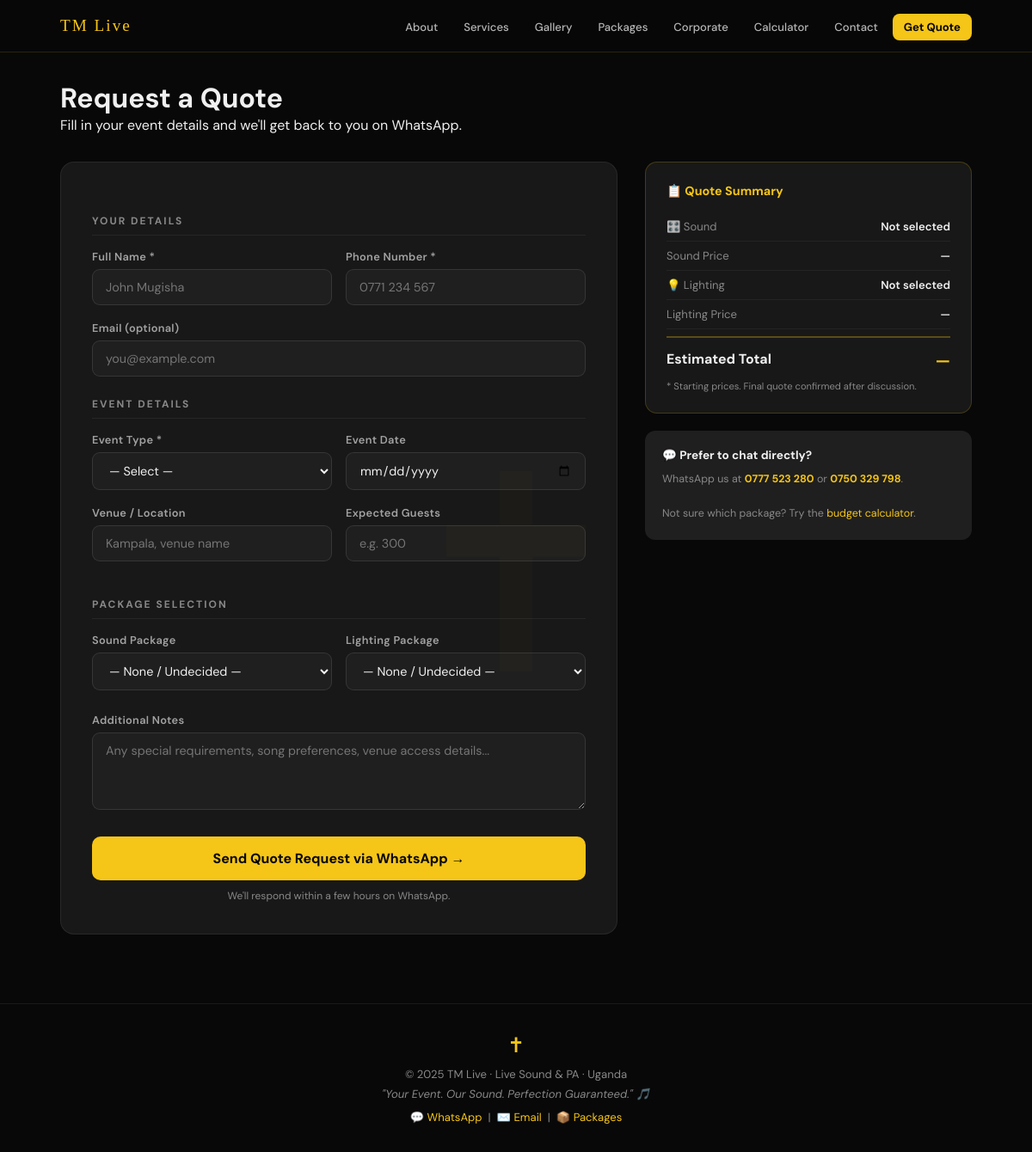
The page /quote/ on the database its author committed.
### catalogue/models.py (models this page shows, shortened)
class SiteSettings(models.Model):
    site_name     = models.CharField(max_length=100, default="TM Live")
    tagline       = models.CharField(max_length=200, default="Your Event. Our Sound. Perfection Guaranteed.")
    logo          = models.ImageField(upload_to=logo_upload_path, blank=True, null=True,
                                      help_text="Logo shown in the hero circle")
    hero_image    = models.ImageField(upload_to=hero_upload_path, blank=True, null=True,
                                      help_text="Background image for the hero section (optional)")
    hero_line1    = models.CharField(max_length=60, default="YOUR EVENT",
                                     help_text="First cycling headline line")
    hero_line2    = models.CharField(max_length=60, default="OUR SOUND",
                                     help_text="Second cycling headline line")
    hero_line3    = models.CharField(max_length=60, default="PERFECTION",
                                     help_text="Third cycling headline line")
    hero_line4    = models.CharField(max_length=60, default="GUARANTEED",
                                     help_text="Fourth cycling headline line")
    hero_verse    = models.CharField(max_length=300,
                                     default="Professional Sound. Honouring Your Faith. Glorifying Christ.",
                                     help_text="Small italic text above the headline")
    phone_calls   = models.CharField(max_length=30, default="+256704995334",
                                     help_text="Primary phone (calls)")
    phone_wa1     = models.CharField(max_length=30, default="+256777523280",
                                     help_text="WhatsApp number 1")
    phone_wa2     = models.CharField(max_length=30, default="+256750329798",
                                     help_text="WhatsApp number 2 (leave blank to hide)")
    email         = models.EmailField(default="tmlive256@gmail.com")
    location      = models.CharField(max_length=100, default="Uganda")
    vision_title  = models.CharField(max_length=200,
                                     default="Professional Sound. Honouring Your Faith. Glorifying Christ.")
    vision_body   = models.TextField(
        default=(
            "TM Live is a Trusted PA System and Live Sound Provider Company committed to delivering "
            "exceptional audio experiences with Professionalism, Integrity, and Excellence. Whether "
            "you're hosting a celebration, a corporate gathering, a church event, or a community "
            "function, we provide reliable sound solutions tailored to your event's needs.\n\n"
            "Our foundation is rooted in Christian values, guiding us to serve every client with "
            "honesty, respect, and a commitment to excellence. Honouring both your Faith and Christ.\n\n"
            "We believe every event deserves sound that is clear, engaging, and memorable. 🎶"
        ),
        help_text="Supports line breaks. Use **bold** for emphasis."
    )
    footer_note   = models.CharField(max_length=300,
                                     default="© 2025 TM Live · Live Sound & PA · Uganda",
                                     blank=True)
    class Meta:
        verbose_name = "Site Settings"
        verbose_name_plural = "Site Settings"
    @classmethod
    def get(cls):
        obj, _ = cls.objects.get_or_create(pk=1)
        return obj
    def wa1_digits(self):
        return ''.join(c for c in self.phone_wa1 if c.isdigit())

### catalogue/views.py (the view, shortened to what this page needs)
# urls.py: path('quote/', views.request_quote, name='request_quote'),
def request_quote(request):
    s = SiteSettings.get()
    sound_packages    = SoundPackage.objects.filter(is_active=True)
    lighting_packages = LightingPackage.objects.filter(is_active=True)
    pre_sound    = request.GET.get('sound')
    pre_lighting = request.GET.get('lighting')
    return render(request, 'catalogue/request_quote.html', {
        's': s,
        'sound_packages':    sound_packages,
        'lighting_packages': lighting_packages,
        'pre_sound':    pre_sound,
        'pre_lighting': pre_lighting,
    })

### catalogue/context_processors.py (called while the page is built)
def site_settings(request):
    return {'s': SiteSettings.get()}

### catalogue/templates/catalogue/request_quote.html (shortened to what this page needs)
{% extends 'catalogue/base.html' %}
{% block content %}
<div style="margin-bottom: 32px;">
  <h1 class="section-heading">Request a <span class="accent">Quote</span></h1>
  <p class="section-sub">Fill in your event details and we'll get back to you on WhatsApp.</p>
</div>
<div class="quote-layout">
  <div>
    <form method="POST" class="quote-form-card" id="quoteForm">
      <div class="form-section-title">Your Details</div>
      <div class="form-row">
        <div class="form-group">
          <label>Full Name *</label>
          <input type="text" name="client_name" class="form-control" required placeholder="John Mugisha">
        </div>
        <div class="form-group">
          <label>Phone Number *</label>
          <input type="tel" name="client_phone" class="form-control" required placeholder="0771 234 567">
        </div>
      </div>
      <div class="form-group">
        <label>Email (optional)</label>
        <input type="email" name="client_email" class="form-control" placeholder="you@example.com">
      </div>
      <div class="form-section-title">Event Details</div>
      <div class="form-row">
        <div class="form-group">
          <label>Event Type *</label>
          <select name="event_type" class="form-control" required>
            <option value="">— Select —</option>
          </select>
        </div>
        <div class="form-group">
          <label>Event Date</label>
          <input type="date" name="event_date" class="form-control">
        </div>
      </div>
      <div class="form-row">
        <div class="form-group">
          <label>Venue / Location</label>
          <input type="text" name="venue" class="form-control" placeholder="Kampala, venue name">
        </div>
        <div class="form-group">
          <label>Expected Guests</label>
          <input type="number" name="guest_count" class="form-control" placeholder="e.g. 300" min="1">
        </div>
      </div>
      <div class="form-section-title">Package Selection</div>
      <div class="form-row">
        <div class="form-group">
          <label>Sound Package</label>
          <select name="sound_package" class="form-control" id="soundSelect" onchange="updateSummary()">
            <option value="">— None / Undecided —</option>
          </select>
        </div>
        <div class="form-group">
          <label>Lighting Package</label>
          <select name="lighting_package" class="form-control" id="lightingSelect" onchange="updateSummary()">
            <option value="">— None / Undecided —</option>
          </select>
        </div>
      </div>
      <div class="form-group" style="margin-top:8px;">
        <label>Additional Notes</label>
        <textarea name="notes" class="form-control" placeholder="Any special requirements, song preferences, venue access details..."></textarea>
      </div>
      <button type="submit" class="btn btn-gold" style="width:100%; justify-content:center; margin-top:8px; padding:15px; font-size:1rem;">
        Send Quote Request via WhatsApp →
      </button>
      <p style="text-align:center; font-size:0.75rem; color:var(--grey); margin-top:10px;">We'll respond within a few hours on WhatsApp.</p>
    </form>
  </div>
  <div class="side-panel">
    <div class="summary-card">
      <h3>📋 Quote Summary</h3>
      <div class="summary-item">
        <span class="summary-label">🎛️ Sound</span>
        <span class="summary-value" id="summarySound">Not selected</span>
      </div>
      <div class="summary-item">
        <span class="summary-label">Sound Price</span>
        <span class="summary-value" id="summarySoundPrice">—</span>
      </div>
      <div class="summary-item">
        <span class="summary-label">💡 Lighting</span>
        <span class="summary-value" id="summaryLighting">Not selected</span>
      </div>
      <div class="summary-item">
        <span class="summary-label">Lighting Price</span>
        <span class="summary-value" id="summaryLightingPrice">—</span>
      </div>
      <div class="summary-total">
        <span>Estimated Total</span>
        <span class="amount" id="summaryTotal">—</span>
      </div>
      <p style="font-size:0.7rem; color:var(--grey); margin-top:10px;">* Starting prices. Final quote confirmed after discussion.</p>
    </div>
    <div class="help-box">
      <h4>💬 Prefer to chat directly?</h4>
      <p>
        WhatsApp us at <a href="https://wa.me/256777523280"><strong>0777 523 280</strong></a> or
        <a href="https://wa.me/256750329798"><strong>0750 329 798</strong></a>.<br><br>
        Not sure which package? Try the <a href="{% url 'catalogue:budget_calculator' %}">budget calculator</a>.
      </p>
    </div>
  </div>
</div>
{% endblock %}

### catalogue/templates/catalogue/base.html (shortened to what this page needs)
{% load static %}
<!DOCTYPE html>
<html lang="en">
<head>
</head>
<body>
  <nav>
    <div class="nav-inner">
      <a href="{% url 'catalogue:home' %}" class="nav-logo">{{ s.site_name|default:"TM Live" }}</a>
      <ul class="nav-links">
        <li><a href="{% url 'catalogue:home' %}#about">About</a></li>
        <li><a href="{% url 'catalogue:home' %}#services">Services</a></li>
        <li><a href="{% url 'catalogue:home' %}#gallery">Gallery</a></li>
        <li><a href="{% url 'catalogue:catalogue' %}">Packages</a></li>
        <li><a href="{% url 'catalogue:corporate' %}">Corporate</a></li>
        <li><a href="{% url 'catalogue:budget_calculator' %}">Calculator</a></li>
        <li><a href="{% url 'catalogue:home' %}#contact">Contact</a></li>
        <li><a href="{% url 'catalogue:request_quote' %}" class="nav-cta">Get Quote</a></li>
      </ul>
    </div>
  </nav>
  {% block full_page %}
  <div class="page-content">
    {% block content %}{% endblock %}
  </div>
  {% endblock %}
  <footer>
    <span class="cross">&#x271D;&#xFE0E;</span>
    <p>{{ s.footer_note|default:"© 2025 TM Live · Live Sound & PA · Uganda" }}</p>
    <p style="margin-top:6px; font-style:italic;">"{{ s.tagline|default:"Your Event. Our Sound. Perfection Guaranteed." }}" 🎵</p>
    <p style="margin-top:10px;">
      <a href="https://wa.me/{{ s.wa1_digits }}">💬 WhatsApp</a> &nbsp;|&nbsp;
      <a href="mailto:{{ s.email }}">✉️ Email</a> &nbsp;|&nbsp;
      <a href="{% url 'catalogue:catalogue' %}">📦 Packages</a>
    </p>
  </footer>
</body>
</html>

### catalogue/templates/catalogue/base.html (style rules this page uses)
*, *::before, *::after { box-sizing: border-box; margin: 0; padding: 0; }
:root { --gold: #F5C518; --gold2: #c9a010; --gold-light: #ffe066; --black: #080808; --dark: #111; --dark2: #181818; --dark3: #1f1f1f; --text: #f0f0f0; --muted: #888; --grey: #888; --radius: 12px; }
html { scroll-behavior: smooth; }
body { background: var(--black); color: var(--text); font-family: 'DM Sans', sans-serif; overflow-x: hidden; }
body::before { content: '\271D'; position: fixed; top: 50%; left: 50%; transform: translate(-50%,-50%); font-size: 320px; color: rgba(245,197,24,0.018); pointer-events: none; z-index: 0; line-height: 1; font-family: Arial, Helvetica, sans-serif; }
nav { position: sticky; top: 0; z-index: 200; background: rgba(8,8,8,0.92); backdrop-filter: blur(12px); border-bottom: 1px solid rgba(245,197,24,0.15); }
.nav-inner { max-width: 1100px; margin: 0 auto; display: flex; align-items: center; justify-content: space-between; height: 60px; padding: 0 20px; }
.nav-logo { font-family: 'Cinzel', serif; font-size: 1.2rem; color: var(--gold); text-decoration: none; letter-spacing: 2px; }
.nav-links { display: flex; gap: 4px; list-style: none; }
.nav-links a { color: rgba(255,255,255,0.7); text-decoration: none; font-size: 0.82rem; font-weight: 500; padding: 7px 13px; border-radius: 8px; transition: all 0.2s; }
.nav-cta { background: var(--gold) !important; color: var(--black) !important; font-weight: 700 !important; }
.btn-gold { display: inline-flex; align-items: center; gap: 8px; padding: 12px 26px; border-radius: 10px; background: var(--gold); color: var(--black); font-weight: 700; font-size: 0.9rem; text-decoration: none; border: none; cursor: pointer; font-family: 'DM Sans', sans-serif; transition: all 0.2s; }
.page-content { max-width: 1100px; margin: 0 auto; padding: 32px 20px 80px; }
.form-control { width: 100%; padding: 11px 15px; background: var(--dark3); border: 1.5px solid rgba(255,255,255,0.1); border-radius: 9px; color: var(--text); font-family: 'DM Sans', sans-serif; font-size: 0.9rem; transition: border-color 0.2s; outline: none; }
.form-control option { background: var(--dark2); }
textarea.form-control { resize: vertical; min-height: 90px; }
.form-group { margin-bottom: 18px; }
.form-group label { display: block; font-size: 0.8rem; font-weight: 600; color: rgba(255,255,255,0.6); margin-bottom: 6px; letter-spacing: 0.3px; }
footer { text-align: center; padding: 32px 20px; border-top: 1px solid rgba(255,255,255,0.07); font-size: 0.82rem; color: var(--muted); }
footer .cross { font-size: 1.5rem; color: var(--gold); display: block; margin-bottom: 10px; }
footer span { color: var(--gold); }
footer a { color: var(--gold); text-decoration: none; }

### catalogue/templates/catalogue/request_quote.html (style rules this page uses)
.quote-layout { display: grid; grid-template-columns: 1fr 380px; gap: 32px; align-items: start; }
.quote-form-card { background: var(--dark2); border: 1px solid rgba(255,255,255,0.07); border-radius: 16px; padding: 36px; }
.form-section-title { font-size: 0.75rem; font-weight: 700; letter-spacing: 2px; text-transform: uppercase; color: var(--grey); margin: 24px 0 16px; padding-bottom: 8px; border-bottom: 1px solid rgba(255,255,255,0.06); }
.form-row { display: grid; grid-template-columns: 1fr 1fr; gap: 16px; }
.side-panel { position: sticky; top: 80px; }
.summary-card { background: var(--dark2); border: 1px solid rgba(245,197,24,0.2); border-radius: 14px; padding: 24px; margin-bottom: 20px; }
.summary-card h3 { font-size: 0.9rem; font-weight: 700; margin-bottom: 16px; color: var(--gold); }
.summary-item { display: flex; justify-content: space-between; padding: 8px 0; border-bottom: 1px solid rgba(255,255,255,0.05); font-size: 0.82rem; }
.summary-label { color: var(--grey); }
.summary-value { font-weight: 600; text-align: right; }
.summary-total { display: flex; justify-content: space-between; padding-top: 14px; margin-top: 8px; border-top: 2px solid rgba(245,197,24,0.3); font-weight: 700; font-size: 1rem; }
.summary-total .amount { color: var(--gold); font-size: 1.2rem; }
.help-box { background: var(--dark3); border-radius: 12px; padding: 20px; }
.help-box h4 { font-size: 0.85rem; margin-bottom: 10px; }
.help-box p { font-size: 0.78rem; color: var(--grey); line-height: 1.6; }
.help-box a { color: var(--gold); text-decoration: none; }

### rows shown on the page
SiteSettings: site_name "TM Live", footer_note "© 2025 TM Live · Live Sound & PA · Uganda", tagline "Your Event. Our Sound. Perfection Guaranteed."
